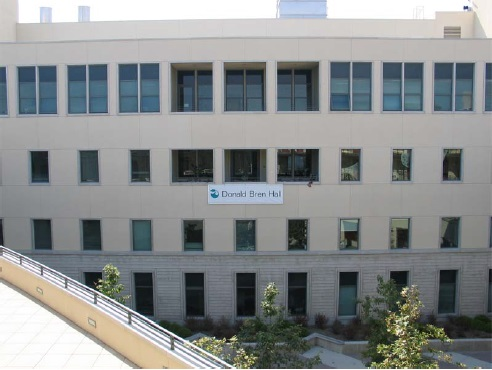
#> input picture lab-2/task 1/Harris_1.jpg, 492 x 370 px, given in place of Harris_2.jpg, which was not available
$ python task1.py
#> lines starting #> are read from the running program, lines starting #| are printed output that depends on the picture
# %%
import cv2
import numpy as np


"""
CLAB Task-1: Harris Corner Detector
Your name (Your uniID):
"""


def conv2(img, conv_filter):
    # flip the filter
    f_siz_1, f_size_2 = conv_filter.shape
    conv_filter = conv_filter[range(f_siz_1 - 1, -1, -1), :][:, range(f_siz_1 - 1, -1, -1)]
    pad = (conv_filter.shape[0] - 1) // 2
    result = np.zeros((img.shape))
    img = np.pad(img, ((pad, pad), (pad, pad)), 'constant', constant_values=(0, 0))
    filter_size = conv_filter.shape[0]
    for r in np.arange(img.shape[0] - filter_size + 1):
        for c in np.arange(img.shape[1] - filter_size + 1):
            curr_region = img[r:r + filter_size, c:c + filter_size]
            curr_result = curr_region * conv_filter
            conv_sum = np.sum(curr_result)  # Summing the result of multiplication.
            result[r, c] = conv_sum  # Saving the summation in the convolution layer feature map.

    return result


def fspecial(shape=(3, 3), sigma=0.5):
    m, n = [(ss - 1.) / 2. for ss in shape]
    y, x = np.ogrid[-m:m + 1, -n:n + 1]
    h = np.exp(-(x * x + y * y) / (2. * sigma * sigma))
    h[h < np.finfo(h.dtype).eps * h.max()] = 0
    sumh = h.sum()
    if sumh != 0:
        h /= sumh
    return h


# Parameters, add more if needed
sigma = 2
thresh = 0.01

# Derivative masks
dx = np.array([[-1, 0, 1], [-1, 0, 1], [-1, 0, 1]])
dy = dx.transpose()
import matplotlib.pyplot as plt

bw = plt.imread('Harris_2.jpg')
#> bw is the input picture: shape (370, 492, 3); mean R, G, B 137.5, 141.1, 141.3
bw = np.array(bw * 255, dtype=int)
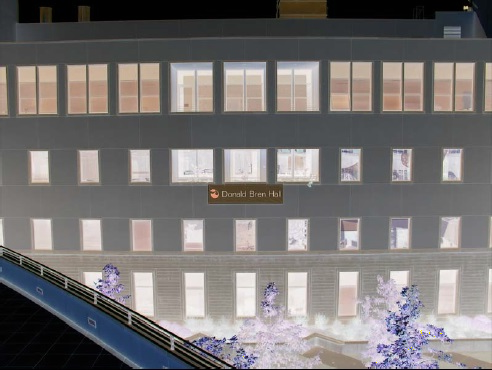
#> bw: shape (370, 492, 3) int64; mean R, G, B 118.5, 114.9, 114.6

# computer x and y gradients of image
#> (the run stopped early here; a loop or call above may not have finished)

$ run again, on lab-2/task 1/Harris_4.jpg
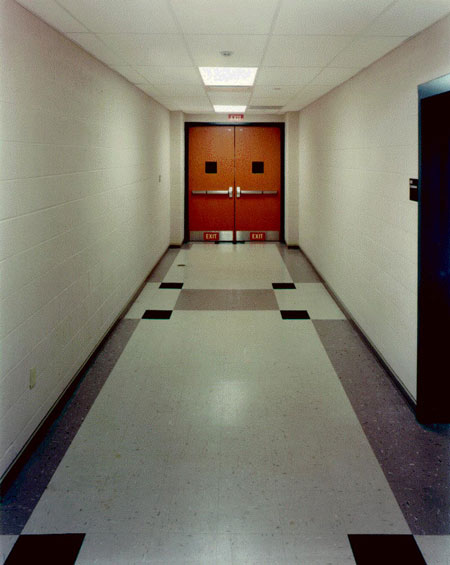
#> input picture lab-2/task 1/Harris_4.jpg, 450 x 565 px, given in place of Harris_2.jpg, which was not available
#> bw is the input picture: shape (565, 450, 3); mean R, G, B 126.5, 122.4, 109.2
#> `bw = np.array(bw * 255, dtype=int)`:
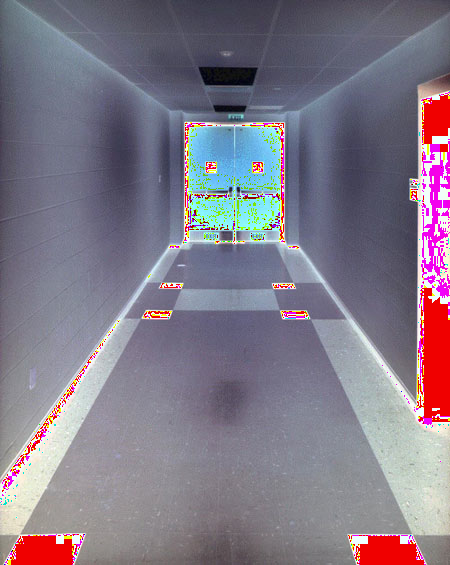
#> bw: shape (565, 450, 3) int64; mean R, G, B 129.4, 121.5, 135.8
